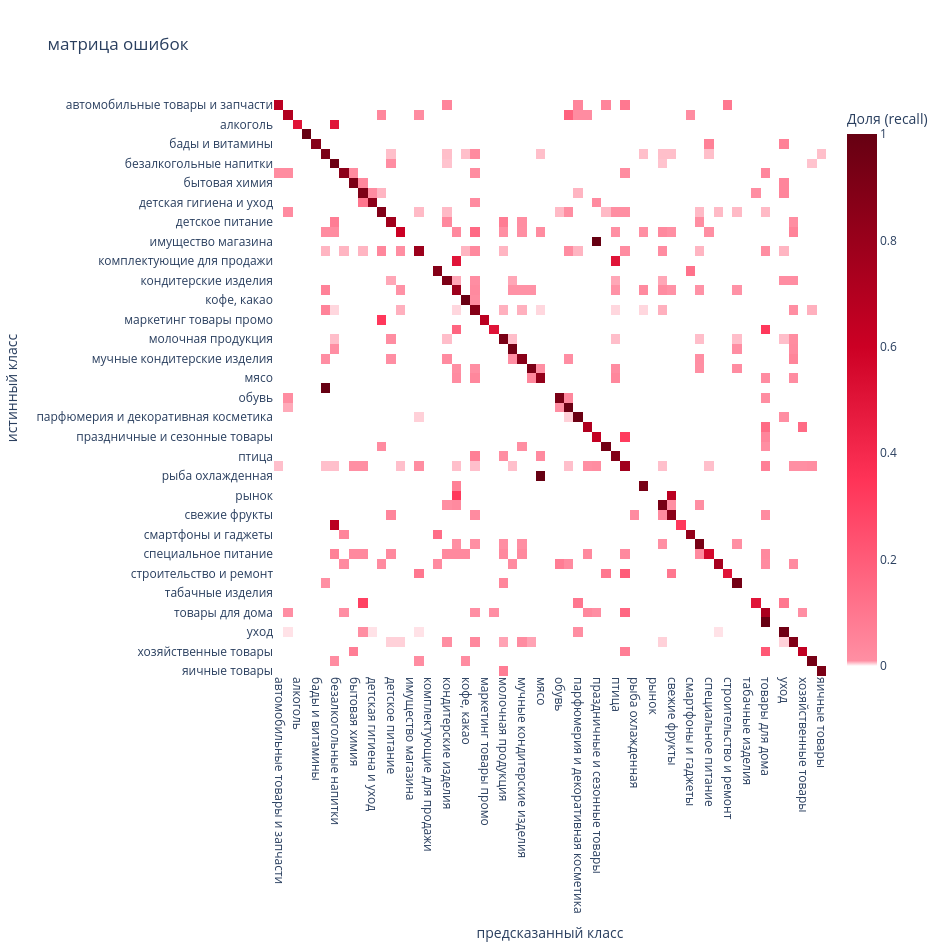

Notebook code cell kept with this figure:
### Code cell
import plotly.graph_objects as go
from sklearn.metrics import confusion_matrix

cm = confusion_matrix(y_val, y_val_pred_kn, labels=kn_model.classes_)
cm_normalized = cm / cm.sum(axis=1, keepdims=True)

brand_colorscale = [
    [0.00, "#FFFFFF"],   
    [0.01, "#FF8FA3"],   
    [0.35, "#FF3357"],
    [0.60, "#CC0024"],
    [0.80, "#99001B"],
    [1.00, "#660012"],   
]

fig = go.Figure(data=go.Heatmap(
    z=cm_normalized,
    x=kn_model.classes_,
    y=kn_model.classes_,
    colorscale=brand_colorscale,
    zmin=0, zmax=1,
    hovertemplate='истинный класс: %{y}<br>Предсказано: %{x}<br>Доля: %{z:.1%}<extra></extra>',
    colorbar=dict(title='Доля (recall)')
))

fig.update_layout(
    title='матрица ошибок',
    xaxis_title='предсказанный класс',
    yaxis_title='истинный класс',
    xaxis=dict(tickangle=90),
    width=950, height=950,
    plot_bgcolor='white',
)
fig.update_yaxes(autorange='reversed')
fig.show()

### Figure 1 — Plotly figure (JSON) as saved in the notebook; plotly's stock layout.template omitted (floating-point values rounded to 4 significant figures; data arrays with more than 128 entries replaced by an {"elided": "..."} marker saying what was removed)
{"data": [{"colorbar": {"title": {"text": "Доля (recall)"}}, "colorscale": [[0, "#FFFFFF"], [0.01, "#FF8FA3"], [0.35, "#FF3357"], [0.6, "#CC0024"], [0.8, "#99001B"], [1, "#660012"]], "hovertemplate": "истинный класс: %{y}<br>Предсказано: %{x}<br>Доля: %{z:.1%}<extra></extra>", "type": "heatmap", "x": ["автомобильные товары и запчасти", "аксессуары", "алкоголь", "аптека", "бады и витамины", "бакалея", "безалкогольные напитки", "бытовая техника и электроника", "бытовая химия", "гигиена", "детская гигиена и уход", "детские товары", "детское питание", "замороженные продукты", "имущество магазина", "книги, хобби, канцелярия", "комплектующие для продажи", "компьютеры и аксессуары", "кондитерские изделия", "консервированные продукты", "кофе, какао", "кулинария", "маркетинг товары промо", "мебель", "молочная продукция", "мороженое и десерты", "мучные кондитерские изделия", "мясная гастрономия", "мясо", "образцы товаров", "обувь", "одежда", "парфюмерия и декоративная косметика", "посуда и кухонные принадлежности", "праздничные и сезонные товары", "продукция для животных", "птица", "ремонт и обустройство дома", "рыба охлажденная", "рыбная гастрономия", "рынок", "свежие овощи", "свежие фрукты", "слабоалкогольные напитки", "смартфоны и гаджеты", "снэки", "специальное питание", "спорт и активный отдых", "строительство и ремонт", "сыры", "табачные изделия", "товары для взрослых", "товары для дома", "товары для пикника", "уход", "хлеб и хлебобулочные изделия", "хозяйственные товары", "чай", "яичные товары"], "y": ["автомобильные товары и запчасти", "аксессуары", "алкоголь", "аптека", "бады и витамины", "бакалея", "безалкогольные напитки", "бытовая техника и электроника", "бытовая химия", "гигиена", "детская гигиена и уход", "детские товары", "детское питание", "замороженные продукты", "имущество магазина", "книги, хобби, канцелярия", "комплектующие для продажи", "компьютеры и аксессуары", "кондитерские изделия", "консервированные продукты", "кофе, какао", "кулинария", "маркетинг товары промо", "мебель", "молочная продукция", "мороженое и десерты", "мучные кондитерские изделия", "мясная гастрономия", "мясо", "образцы товаров", "обувь", "одежда", "парфюмерия и декоративная косметика", "посуда и кухонные принадлежности", "праздничные и сезонные товары", "продукция для животных", "птица", "ремонт и обустройство дома", "рыба охлажденная", "рыбная гастрономия", "рынок", "свежие овощи", "свежие фрукты", "слабоалкогольные напитки", "смартфоны и гаджеты", "снэки", "специальное питание", "спорт и активный отдых", "строительство и ремонт", "сыры", "табачные изделия", "товары для взрослых", "товары для дома", "товары для пикника", "уход", "хлеб и хлебобулочные изделия", "хозяйственные товары", "чай", "яичные товары"], "z": {"elided": "59x59 float values"}, "zmax": 1, "zmin": 0}], "layout": {"height": 950, "plot_bgcolor": "white", "title": {"text": "матрица ошибок"}, "width": 950, "xaxis": {"tickangle": 90, "title": {"text": "предсказанный класс"}}, "yaxis": {"autorange": "reversed", "title": {"text": "истинный класс"}}}}
